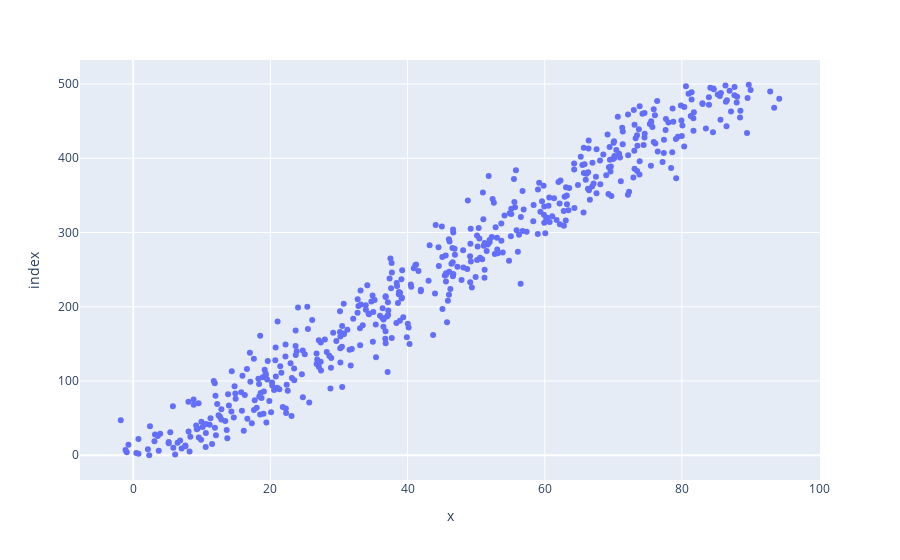

The cell this chart's notebook holds for it:
### Code cell
import plotly.express as px
fig = px.scatter(x, y)
fig.show()

### Figure 1 — Plotly figure (JSON) as saved in the notebook; plotly's stock layout.template omitted (floating-point values rounded to 4 significant figures; data arrays with more than 128 entries replaced by an {"elided": "..."} marker saying what was removed)
{"data": [{"hovertemplate": "x=%{x}<br>index=%{y}<extra></extra>", "legendgroup": "", "marker": {"color": "#636efa", "symbol": "circle"}, "mode": "markers", "name": "", "orientation": "h", "showlegend": false, "type": "scatter", "x": {"elided": "500 float values"}, "xaxis": "x", "y": {"elided": "500 int values"}, "yaxis": "y"}], "layout": {"legend": {"tracegroupgap": 0}, "margin": {"t": 60}, "xaxis": {"anchor": "y", "domain": [0, 1], "title": {"text": "x"}}, "yaxis": {"anchor": "x", "domain": [0, 1], "title": {"text": "index"}}}}
